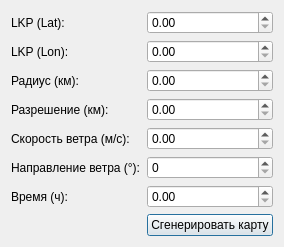
<?xml version="1.0" encoding="UTF-8"?>
<ui version="4.0">
 <class>ProbabilityForm</class>
 <widget class="QDialog" name="ProbabilityForm">
  <property name="windowTitle">
   <string>Вероятность (параметры карты вероятности)</string>
  </property>
  <layout class="QFormLayout">
   <item row="0" column="0">
    <widget class="QLabel">
     <property name="text">
      <string>LKP (Lat):</string>
     </property>
    </widget>
   </item>
   <item row="0" column="1">
    <widget class="QDoubleSpinBox" name="spinLkpLat"/>
   </item>
   <item row="1" column="0">
    <widget class="QLabel">
     <property name="text">
      <string>LKP (Lon):</string>
     </property>
    </widget>
   </item>
   <item row="1" column="1">
    <widget class="QDoubleSpinBox" name="spinLkpLon"/>
   </item>
   <item row="2" column="0">
    <widget class="QLabel">
     <property name="text">
      <string>Радиус (км):</string>
     </property>
    </widget>
   </item>
   <item row="2" column="1">
    <widget class="QDoubleSpinBox" name="spinRadius"/>
   </item>
   <item row="3" column="0">
    <widget class="QLabel">
     <property name="text">
      <string>Разрешение (км):</string>
     </property>
    </widget>
   </item>
   <item row="3" column="1">
    <widget class="QDoubleSpinBox" name="spinResolution"/>
   </item>
   <item row="4" column="0">
    <widget class="QLabel">
     <property name="text">
      <string>Скорость ветра (м/с):</string>
     </property>
    </widget>
   </item>
   <item row="4" column="1">
    <widget class="QDoubleSpinBox" name="spinWindSpeed"/>
   </item>
   <item row="5" column="0">
    <widget class="QLabel">
     <property name="text">
      <string>Направление ветра (°):</string>
     </property>
    </widget>
   </item>
   <item row="5" column="1">
    <widget class="QSpinBox" name="spinWindDir"/>
   </item>
   <item row="6" column="0">
    <widget class="QLabel">
     <property name="text">
      <string>Время (ч):</string>
     </property>
    </widget>
   </item>
   <item row="6" column="1">
    <widget class="QDoubleSpinBox" name="spinTime"/>
   </item>
   <item row="7" column="1">
    <widget class="QPushButton" name="buttonGenerate">
     <property name="text">
      <string>Сгенерировать карту</string>
     </property>
    </widget>
   </item>
  </layout>
 </widget>
 <resources/>
 <connections/>
</ui>
